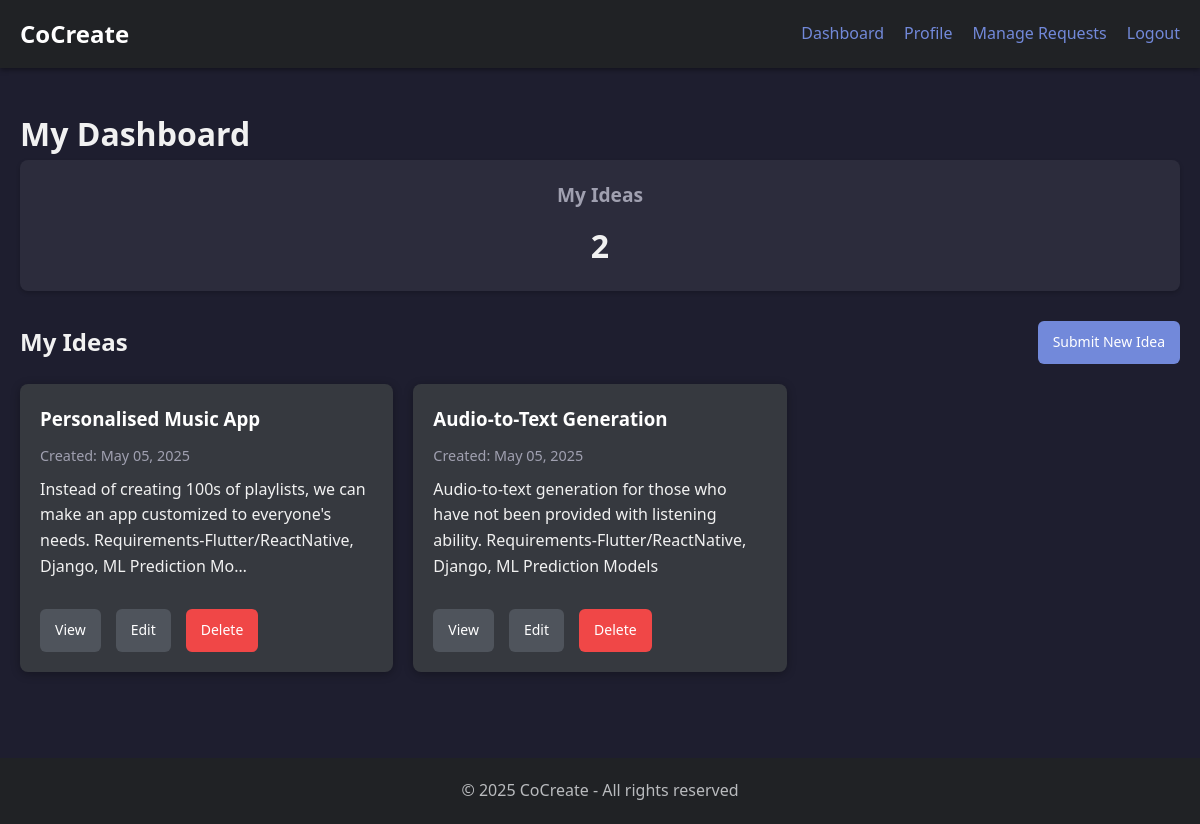
Screenshot of /ideas/dashboard/ (signed in) with the database file from the repository.
### ideas/models.py (models this page shows, shortened)
class Idea(models.Model):
    STATUS_CHOICES = [
        ('draft', 'Draft'),
        ('published', 'Published'),
    ]
    title = models.CharField(max_length=200)
    description = models.TextField()
    categories = models.ManyToManyField(Category, related_name='ideas')
    created_by = models.ForeignKey(User, on_delete=models.CASCADE, related_name='ideas')
    created_at = models.DateTimeField(auto_now_add=True)
    updated_at = models.DateTimeField(auto_now=True)
    collaborators = models.ManyToManyField(User, related_name='collaborated_ideas', blank=True)
    max_collaborators = models.IntegerField(default=3)

### ideas/views.py (the view)
# urls.py: path('dashboard/', views.dashboard, name='dashboard'),
@login_required
def dashboard(request):
    ideas         = request.user.ideas.all()
    sent_reqs     = request.user.sent_requests.all()
    received_reqs = request.user.received_requests.filter(status='pending')
    return render(request, 'ideas/dashboard.html', {
        'ideas':          ideas,
        'sent_reqs':      sent_reqs,
        'received_reqs':  received_reqs,
    })

### templates/ideas/dashboard.html (shortened to what this page needs)
{% extends 'base.html' %}
{% load static %}
{% block extra_css %}
<link rel="stylesheet" href="{% static 'css/ideas.css' %}">
{% endblock %}
{% block content %}
<h1>My Dashboard</h1>
<div class="dashboard-stats">
    <div class="stat-card">
        <h3>My Ideas</h3>
        <div class="stat-value">{{ ideas.count }}</div>
    </div>
</div>
<div class="my-ideas-header">
    <h2>My Ideas</h2>
    <a href="{% url 'idea_create' %}" class="btn btn-primary">Submit New Idea</a>
</div>
{% if ideas %}
    <div class="ideas-list">
        {% for idea in ideas %}
            <div class="idea-card">
                <h3>{{ idea.title }}</h3>
                <div class="idea-meta">
                    <span>Created: {{ idea.created_at|date:"M d, Y" }}</span>
                </div>
                <p>{{ idea.description|truncatechars:150 }}</p>
                <div class="idea-actions">
                    <a href="{% url 'idea_detail' pk=idea.pk %}" class="btn btn-secondary">View</a>
                    <a href="{% url 'idea_edit' pk=idea.pk %}" class="btn btn-secondary">Edit</a>
                    <a href="{% url 'idea_delete' pk=idea.pk %}" class="btn btn-danger">Delete</a>
                </div>
            </div>
        {% endfor %}
    </div>
{% else %}
    <div class="empty-state">
        <h3>You haven't submitted any ideas yet</h3>
        <p>Share your innovative ideas with the community!</p>
        <a href="{% url 'idea_create' %}" class="btn btn-primary">Submit Your First Idea</a>
    </div>
{% endif %}
{% endblock %}

### static/css/base.css (style rules this page uses)
* { margin: 0; padding: 0; box-sizing: border-box; }
body { font-family: 'Segoe UI', Tahoma, Geneva, Verdana, sans-serif; line-height: 1.6; color: #dcddde; background-color: #2f3136; }
.btn { display: inline-block; padding: 10px 15px; background-color: #7289da; color: #fff; border: none; border-radius: 6px; cursor: pointer; text-decoration: none; font-size: 14px; font-weight: 500; transition: background-color 0.3s; }
.btn-primary { background-color: #7289da; }
.btn-secondary { background-color: #4f545c; }
.btn-danger { background-color: #f04747; }
.ideas-list { display: grid; grid-template-columns: repeat(auto-fill, minmax(300px, 1fr)); gap: 20px; margin-top: 20px; }
.idea-card { background-color: #36393f; border-radius: 8px; padding: 20px; box-shadow: 0 2px 10px rgba(0, 0, 0, 0.3); transition: transform 0.3s, box-shadow 0.3s; }
.idea-card h3 { margin-top: 0; margin-bottom: 10px; color: #ffffff; }
.idea-meta { font-size: 14px; color: #b9bbbe; margin-bottom: 10px; }
.idea-actions { margin-top: 15px; display: flex; gap: 10px; }

### static/css/ideas.css (style rules this page uses)
.ideas-list { list-style: none; padding: 0; }
.idea-meta { color: var(--subtext-color); font-size: 0.9rem; display: flex; flex-wrap: wrap; gap: 15px; align-items: center; }
:root { --bg-color: #1e1e2f; --card-bg: #2c2c3c; --text-color: #f1f1f1; --subtext-color: #a0a0b0; --accent: #3498db; --accent-light: #4fa3e3; --border-color: #3a3a4d; --accent-rgb: 52, 152, 219; --secondary-btn: #5a6268; --secondary-hover: #4d555b; --input-bg: #1a1a28; }
body { background-color: var(--bg-color); color: var(--text-color); }
:root { --bg-color: #1e1e2f; --card-bg: #2c2c3c; --text-color: #f1f1f1; --subtext-color: #a0a0b0; --accent: #3498db; --accent-light: #4fa3e3; --border-color: #3a3a4d; --accent-rgb: 52, 152, 219; }
.idea-actions { margin-top: 30px; display: flex; gap: 15px; }
.dashboard-stats { display: grid; grid-template-columns: repeat(auto-fit, minmax(200px, 1fr)); gap: 20px; margin-bottom: 30px; }
.stat-card { background-color: var(--card-bg); border-radius: 8px; padding: 20px; text-align: center; box-shadow: 0 2px 4px rgba(0, 0, 0, 0.2); }
.stat-card h3 { font-size: 1.2rem; color: var(--subtext-color); margin-bottom: 10px; }
.stat-card .stat-value { font-size: 2rem; font-weight: bold; color: var(--text-color); }
.my-ideas-header { display: flex; justify-content: space-between; align-items: center; margin-bottom: 20px; }
.idea-meta { color: var(--subtext-color); font-size: 0.9rem; display: flex; gap: 15px; align-items: center; }
.idea-meta span { display: inline-block; }

### rows the page displays
Idea: title "Personalised Music App", created_at "May 05, 2025", description "Instead of creating 100s of playlists, we can make an app customized to everyone's needs. Requirements-Flutter/ReactNative, Django, ML Prediction Mo…"
Idea: title "Audio-to-Text Generation", created_at "May 05, 2025", description "Audio-to-text generation for those who have not been provided with listening ability. Requirements-Flutter/ReactNative, Django, ML Prediction Models"

### other values shown
{{ ideas.count }} "2"
